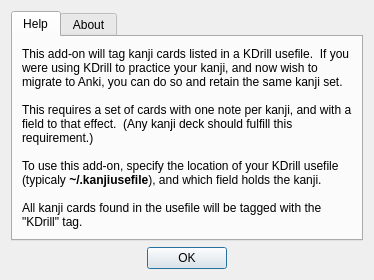
<?xml version="1.0" encoding="UTF-8"?>
<ui version="4.0">
 <class>KDrillHelp</class>
 <widget class="QDialog" name="KDrillHelp">
  <property name="windowTitle">
   <string>Tag kanji cards listed in KDrill usefile - Help</string>
  </property>
  <layout class="QGridLayout" name="gridLayout">
   <item row="0" column="0">
    <widget class="QTabWidget" name="tabWidget">
     <property name="currentIndex">
      <number>0</number>
     </property>
     <widget class="QWidget" name="tab">
      <attribute name="title">
       <string>Help</string>
      </attribute>
      <layout class="QVBoxLayout" name="verticalLayout_2">
       <item>
        <widget class="QLabel" name="label">
         <property name="sizePolicy">
          <sizepolicy hsizetype="Minimum" vsizetype="Minimum">
           <horstretch>0</horstretch>
           <verstretch>0</verstretch>
          </sizepolicy>
         </property>
         <property name="text">
          <string>&lt;!DOCTYPE HTML PUBLIC &quot;-//W3C//DTD HTML 4.0//EN&quot; &quot;http://www.w3.org/TR/REC-html40/strict.dtd&quot;&gt;
&lt;html&gt;&lt;head&gt;&lt;meta name=&quot;qrichtext&quot; content=&quot;1&quot; /&gt;&lt;style type=&quot;text/css&quot;&gt;
p, li { white-space: pre-wrap; }
&lt;/style&gt;&lt;/head&gt;&lt;body style=&quot; font-family:'Sans Serif'; font-size:9pt; font-weight:400; font-style:normal;&quot;&gt;
&lt;p style=&quot; margin-top:0px; margin-bottom:0px; margin-left:0px; margin-right:0px; -qt-block-indent:0; text-indent:0px;&quot;&gt;This add-on will tag kanji cards listed in a KDrill usefile.  If you were using KDrill to practice your kanji, and now wish to migrate to Anki, you can do so and retain the same kanji set.&lt;/p&gt;
&lt;p style=&quot;-qt-paragraph-type:empty; margin-top:0px; margin-bottom:0px; margin-left:0px; margin-right:0px; -qt-block-indent:0; text-indent:0px;&quot;&gt;&lt;br /&gt;&lt;/p&gt;
&lt;p style=&quot; margin-top:0px; margin-bottom:0px; margin-left:0px; margin-right:0px; -qt-block-indent:0; text-indent:0px;&quot;&gt;This requires a set of cards with one note per kanji, and with a field to that effect.  (Any kanji deck should fulfill this requirement.)&lt;/p&gt;
&lt;p style=&quot;-qt-paragraph-type:empty; margin-top:0px; margin-bottom:0px; margin-left:0px; margin-right:0px; -qt-block-indent:0; text-indent:0px;&quot;&gt;&lt;br /&gt;&lt;/p&gt;
&lt;p style=&quot; margin-top:0px; margin-bottom:0px; margin-left:0px; margin-right:0px; -qt-block-indent:0; text-indent:0px;&quot;&gt;To use this add-on, specify the location of your KDrill usefile (typicaly &lt;span style=&quot; font-weight:600;&quot;&gt;~/.kanjiusefile&lt;/span&gt;), and which field holds the kanji.&lt;/p&gt;
&lt;p style=&quot;-qt-paragraph-type:empty; margin-top:0px; margin-bottom:0px; margin-left:0px; margin-right:0px; -qt-block-indent:0; text-indent:0px;&quot;&gt;&lt;br /&gt;&lt;/p&gt;
&lt;p style=&quot; margin-top:0px; margin-bottom:0px; margin-left:0px; margin-right:0px; -qt-block-indent:0; text-indent:0px;&quot;&gt;All kanji cards found in the usefile will be tagged with the &amp;quot;KDrill&amp;quot; tag.&lt;/p&gt;&lt;/body&gt;&lt;/html&gt;</string>
         </property>
         <property name="wordWrap">
          <bool>true</bool>
         </property>
        </widget>
       </item>
      </layout>
     </widget>
     <widget class="QWidget" name="tab_2">
      <attribute name="title">
       <string>About</string>
      </attribute>
      <layout class="QGridLayout" name="gridLayout_2">
       <item row="0" column="0">
        <widget class="QLabel" name="label_2">
         <property name="text">
          <string>&lt;!DOCTYPE HTML PUBLIC &quot;-//W3C//DTD HTML 4.0//EN&quot; &quot;http://www.w3.org/TR/REC-html40/strict.dtd&quot;&gt;
&lt;html&gt;&lt;head&gt;&lt;meta name=&quot;qrichtext&quot; content=&quot;1&quot; /&gt;&lt;style type=&quot;text/css&quot;&gt;
p, li { white-space: pre-wrap; }
&lt;/style&gt;&lt;/head&gt;&lt;body style=&quot; font-family:'Sans Serif'; font-size:9pt; font-weight:400; font-style:normal;&quot;&gt;
&lt;p align=&quot;center&quot; style=&quot; margin-top:0px; margin-bottom:0px; margin-left:0px; margin-right:0px; -qt-block-indent:0; text-indent:0px;&quot;&gt;&lt;span style=&quot; font-weight:600;&quot;&gt;KDrill usefile Anki add-on&lt;/span&gt;&lt;/p&gt;
&lt;p align=&quot;center&quot; style=&quot;-qt-paragraph-type:empty; margin-top:0px; margin-bottom:0px; margin-left:0px; margin-right:0px; -qt-block-indent:0; text-indent:0px;&quot;&gt;&lt;/p&gt;
&lt;p align=&quot;center&quot; style=&quot; margin-top:0px; margin-bottom:0px; margin-left:0px; margin-right:0px; -qt-block-indent:0; text-indent:0px;&quot;&gt;Written by Frédéric Brière  &amp;lt;&lt;a href=&quot;mailto:fbriere@fbriere.net&quot;&gt;&lt;span style=&quot; text-decoration: underline; color:#0000ff;&quot;&gt;fbriere@fbriere.net&lt;/span&gt;&lt;/a&gt;&amp;gt;&lt;/p&gt;&lt;/body&gt;&lt;/html&gt;</string>
         </property>
        </widget>
       </item>
      </layout>
     </widget>
    </widget>
   </item>
   <item row="1" column="0">
    <widget class="QDialogButtonBox" name="buttonBox">
     <property name="orientation">
      <enum>Qt::Horizontal</enum>
     </property>
     <property name="standardButtons">
      <set>QDialogButtonBox::Ok</set>
     </property>
     <property name="centerButtons">
      <bool>true</bool>
     </property>
    </widget>
   </item>
  </layout>
 </widget>
 <resources/>
 <connections>
  <connection>
   <sender>buttonBox</sender>
   <signal>accepted()</signal>
   <receiver>KDrillHelp</receiver>
   <slot>accept()</slot>
   <hints>
    <hint type="sourcelabel">
     <x>248</x>
     <y>254</y>
    </hint>
    <hint type="destinationlabel">
     <x>157</x>
     <y>274</y>
    </hint>
   </hints>
  </connection>
  <connection>
   <sender>buttonBox</sender>
   <signal>rejected()</signal>
   <receiver>KDrillHelp</receiver>
   <slot>reject()</slot>
   <hints>
    <hint type="sourcelabel">
     <x>316</x>
     <y>260</y>
    </hint>
    <hint type="destinationlabel">
     <x>286</x>
     <y>274</y>
    </hint>
   </hints>
  </connection>
 </connections>
</ui>
